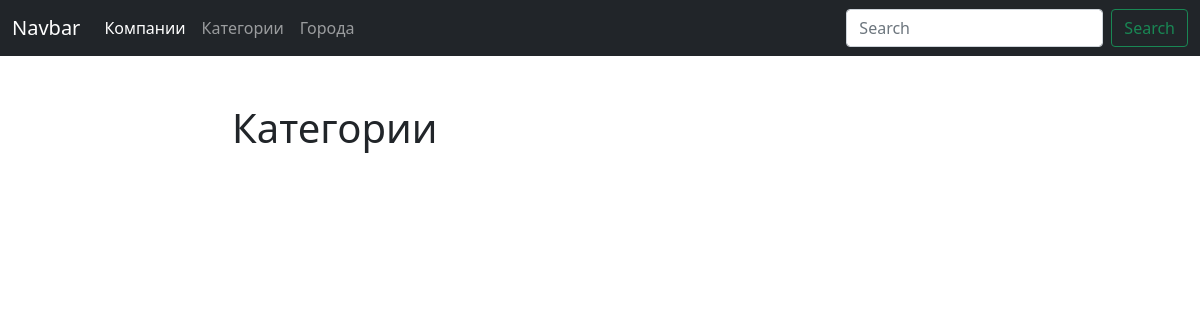
/blog/categories/, run on an earlier commit of the app's database.
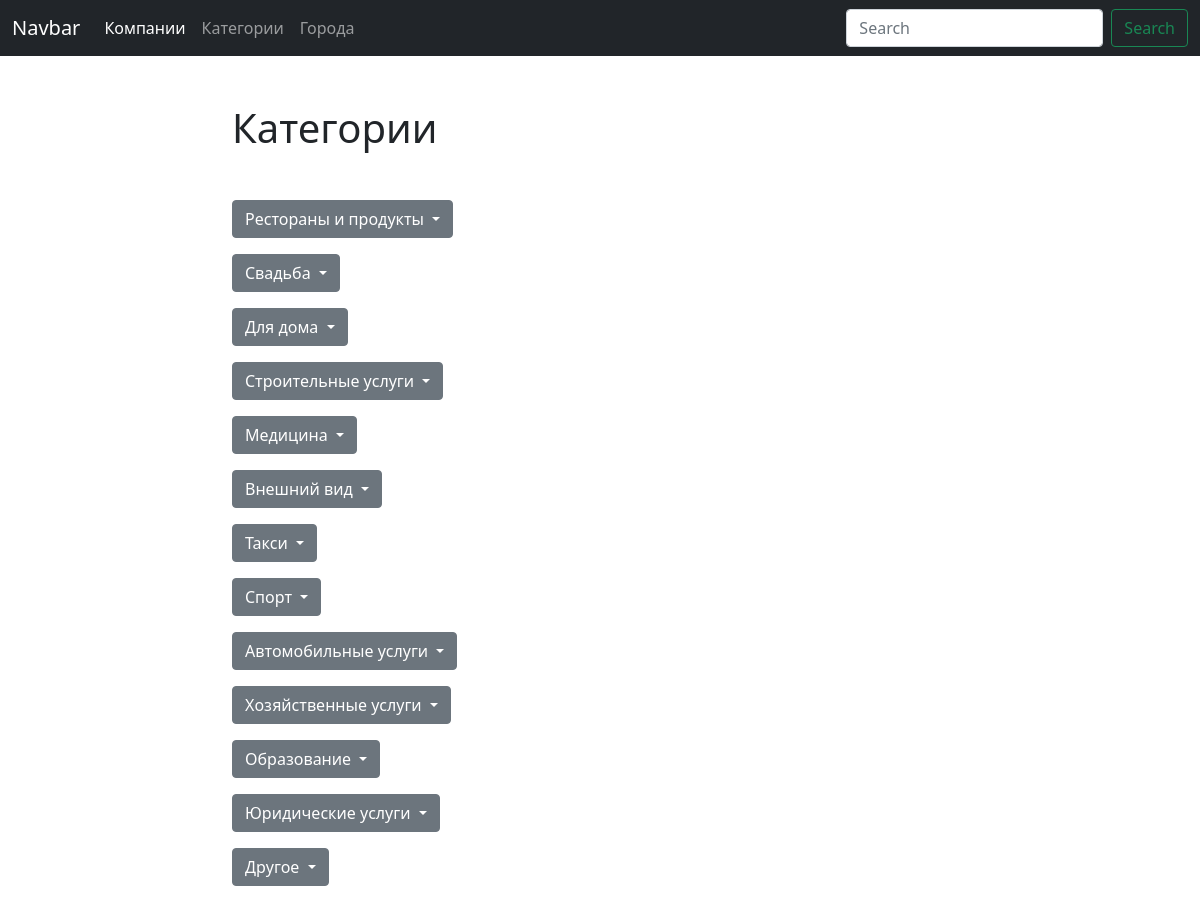
And on a later commit of the database.
### blog/models.py (models this page shows, shortened)
class Category(models.Model):
    title = models.CharField(max_length=50, unique=True, verbose_name='Название категории')
    class Meta:
        verbose_name = 'Категория'
        verbose_name_plural = 'Категории'

### blog/views.py (the view)
# urls.py: path('categories/', categories_list, name='categories_list_url'),
def categories_list(request):
    categories = Category.objects.all()
    return render(request, 'blog/categories_list.html', context={'categories': categories})

### blog/models.py (called while the page is built)
    def get_absolute_url(self):
        return reverse('subcategory_detail_url', kwargs={'pk': self.pk})

### blog/templates/blog/categories_list.html (shortened to what this page needs)
{% extends 'blog/base_blog.html'%}
{% block content %}
    <h1 class="mb-5">Категории</h1>
{% for category in categories %}
  <div class="dropdown">
    <button class="btn btn-secondary dropdown-toggle mb-3" type="button" id="dropdownMenuButton1" data-bs-toggle="dropdown" aria-expanded="false">
      {{ category.title }}
    </button>
  </div>
{% endfor %}
{% endblock %}

What changed in the data, as far as the page shows it:
added Category: title "Рестораны и продукты"
added Category: title "Свадьба"
added Category: title "Для дома"
added Category: title "Строительные услуги"
added Category: title "Медицина"
added Category: title "Внешний вид"
added Category: title "Такси"
added Category: title "Спорт"
added Category: title "Автомобильные услуги"
added Category: title "Хозяйственные услуги"
added Category: title "Образование"
added Category: title "Юридические услуги"
added Category: title "Другое"
